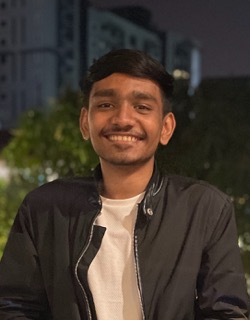
//> input picture Project1/test.jpeg, 250 x 320 px
$ ./main   (built with g++ and OpenCV 4)
//> lines starting //> are read from the running program, lines starting //| are printed output that depends on the picture
### Project1/filter.h
//
//  filter.h
//  Project1
//
//  Created by DB on 2/5/23.
//

int greyscale( cv::Mat &src, cv::Mat &dst );

int opencvGreyscale( cv::Mat &src, cv::Mat &dst );

int blur5x5( cv::Mat &src, cv::Mat &dst );

int sobelX3x3( cv::Mat &src, cv::Mat &dst );

int sobelY3x3( cv::Mat &src, cv::Mat &dst );

int magnitude( cv::Mat &sx, cv::Mat &sy, cv::Mat &dst );

int blurQuantize( cv::Mat &src, cv::Mat &dst, int levels );

int cartoon( cv::Mat &src, cv::Mat&dst, int levels, int magThreshold );

int increaseBrightness( cv::Mat &src, cv::Mat&dst );

int decreaseBrightness( cv::Mat &src, cv::Mat&dst );

### Project1/vidDisplay.h
//
//  vidDisplay.h
//  Project1
//
//  Created by DB on 2/5/23.
//

int displayLiveVideoFeed(cv::VideoCapture *capdev);

const std::string currentDateTime();

### Project1/imgDisplay.h
//
//  imgDisplay.h
//  Project1
//
//  Created by DB on 2/4/23.
//

int displayImage(cv::Mat &src);

### Project1/filter.cpp
//
//  filter.cpp
//  Project1
//
//  Created by DB on 2/5/23.
//

#include <stdio.h>
#include <opencv2/opencv.hpp>
#include "filter.h"

// task 4
// [21 lines left out: function greyscale, not called in this run]

// task 3
int opencvGreyscale(cv::Mat &src, cv::Mat &dst){
    cv::cvtColor(src, dst, cv::COLOR_BGR2GRAY );
    return 0;
}

// task 5
// [78 lines left out: functions blur5x5, sobelX3x3, not called in this run]

// task 6
int sobelY3x3( cv::Mat &src, cv::Mat &dst ){
    if(!src.data){
        std::printf("No data from Video Source!\n");
        return -1;
    }
    // initialize to zero
    dst = cv::Mat::zeros(src.size(), CV_16SC3);
    cv::Mat temp = cv::Mat::zeros(src.size(), CV_16SC3);
    // vertical
    int y_v[] = {1,0,-1};
    // horizontal
    int y_h[] = {1,2,1};
    // apply hoizontal
    for(int i = 1; i < src.rows-1; i++){
        cv::Vec3b *rptr = src.ptr<cv::Vec3b>(i);
        cv::Vec3s *dptr = temp.ptr<cv::Vec3s>(i);
        for(int j = 1; j < src.cols-1; j++){
            for(int color = 0; color < 3; color++){
                dptr[j][color] = ((rptr[j-1][color]*y_h[0])+(rptr[j][color]*y_h[1])+(rptr[j+1][color]*y_h[2]));
            }
        }
    }
    // apply vertical
    for(int i = 1; i < src.rows-1; i++){
        cv::Vec3s *rptrm1 = temp.ptr<cv::Vec3s>(i-1);
        cv::Vec3s *rptr = temp.ptr<cv::Vec3s>(i);
        cv::Vec3s *rptrp1 = temp.ptr<cv::Vec3s>(i+1);
        cv::Vec3s *dptr = dst.ptr<cv::Vec3s>(i);
        for(int j = 1; j < src.cols-1; j++){
            for(int color = 0; color < 3; color++){
                dptr[j][color] = ((rptrm1[j][color]*y_v[0])+(rptr[j][color]*y_v[1])+(rptrp1[j][color]*y_v[2]));
            }
        }
    }
    cv::convertScaleAbs(dst, dst);
    return 0;
}

// task 7
// [108 lines left out: functions magnitude, blurQuantize, cartoon, increaseBrightness, decreaseBrightness, not called in this run]

### Project1/vidDisplay.cpp
//
//  vidDisplay.cpp
//  Project1
//
//  Created by DB on 2/5/23.
//

#include <stdio.h>
#include <opencv2/opencv.hpp>
#include "vidDisplay.h"
#include "filter.h"

int displayLiveVideoFeed(cv::VideoCapture *capdev){
    cv::namedWindow("Live Video", 1);
    cv::Mat originalFrame;
    // filtered frame / modified frame
    cv::Mat filteredFrame;
    // get some properties of the image
   cv::Size refS( (int) capdev->get(cv::CAP_PROP_FRAME_WIDTH ),
                  (int) capdev->get(cv::CAP_PROP_FRAME_HEIGHT));
   printf("Expected size: %d %d\n", refS.width, refS.height);

    // turn filter on/off
    bool filterOn;
    // store the char for the filter selected
    char lastFilterSelected;
    filterOn = false;
    // o --> original
    lastFilterSelected = 'o';
    for(;;) {
        *capdev >> originalFrame; // get a new frame from the camera, treat as a stream
        if(originalFrame.empty()) {
            printf("Frame is empty\n");
            break;
        }
        //if filter is on display filter frame
        if (filterOn && lastFilterSelected != 'o') {
            if(lastFilterSelected == 'g'){
                opencvGreyscale(originalFrame, filteredFrame);
            }
            else if (lastFilterSelected == 'h'){
                greyscale(originalFrame, filteredFrame);
            }
            else if (lastFilterSelected == 'b'){
                blur5x5(originalFrame, filteredFrame);
            }
            else if (lastFilterSelected == 'x'){
                sobelX3x3(originalFrame, filteredFrame);
            }
            else if (lastFilterSelected == 'y'){
                sobelY3x3(originalFrame, filteredFrame);
            }
            else if (lastFilterSelected == 'm'){
                cv::Mat sx,sy;
                sobelX3x3(originalFrame, sx);
                sobelY3x3(originalFrame, sy);
                magnitude(sx, sy, filteredFrame);
            }
            else if (lastFilterSelected == 'i'){
                int levels;
                levels = 10;
                blurQuantize(originalFrame, filteredFrame, levels);
            }
            else if (lastFilterSelected == 'c'){
                int levels, magThreshold;
                levels = 10;
                magThreshold = 20;
                cartoon(originalFrame, filteredFrame, levels, magThreshold);
            }
            else if (lastFilterSelected == '+'){
                increaseBrightness(originalFrame, filteredFrame);
            }
            else if (lastFilterSelected == '-'){
                decreaseBrightness(originalFrame, filteredFrame);
            }
            originalFrame = filteredFrame;
        }
        cv::imshow("Live Video", originalFrame);

        // see if there is a waiting keystroke
        char key = cv::waitKey(10);
        if( key == 'q') {
            // to quit
            delete capdev;
            cv::destroyWindow("Live Video");
            return 0;
        }
        else if (key == 's'){
            // to save a frame
            std::string filename;
            filename = currentDateTime();
            filename = filename.append(".jpeg");
            cv::imwrite(filename, originalFrame);
            printf("Screenshot saved!\n");
        }
        // get original feed in color
        else if (key == 'o'){
            filterOn = false;
            lastFilterSelected = key;
        }
        else if (key == 'g'){
            // turning grey filter on and off
            filterOn = !filterOn;
            lastFilterSelected = key;
        }
        else if (key == 'h'){
            // alternative grey filter
            filterOn = !filterOn;
            lastFilterSelected = key;
        }
        else if (key == 'b'){
            // gausian 5x5 blur filter
            filterOn = !filterOn;
            lastFilterSelected = key;
        }
        else if (key == 'x'){
            // X Sobel
            filterOn = !filterOn;
            lastFilterSelected = key;
        }
        else if (key == 'y'){
            // Y Sobel
            filterOn = !filterOn;
            lastFilterSelected = key;
        }
        else if (key == 'm'){
            // color gradient
            filterOn = !filterOn;
            lastFilterSelected = key;
        }
        else if(key == 'i'){
            // blur and qunatize a color image
            filterOn = !filterOn;
            lastFilterSelected = key;
        }
        else if(key == 'c'){
            // blur and qunatize a color image
            filterOn = !filterOn;
            lastFilterSelected = key;
        }
        else if (key == '+'){
            // increase brightness by 50
            filterOn = !filterOn;
            lastFilterSelected = key;
        }
        else if (key == '-'){
            // decrease brightness by 50
            filterOn = !filterOn;
            lastFilterSelected = key;
        }
    }
    return 0;
}

// method to get current date and time so we can use it name the screenshot and save it.
// [10 lines left out: function currentDateTime, not called in this run]

### Project1/imgDisplay.cpp
//
//  imgDisplay.cpp
//  Project1
//
//  Created by DB on 2/4/23.
//

#include <stdio.h>
#include <opencv2/opencv.hpp>
#include "imgDisplay.h"


// method to display a image from the file in a window
// input - image data as a Mat
int displayImage(cv::Mat &src){

    // create a window
    cv::namedWindow("Default Image",1);

    // show the window and image
    cv::imshow("Default Image", src);

    return 0;
}

### Project1/main.cpp
//
//  main.cpp
//  Project1
//
//  Created by DB on 2/4/23.
//

#include <stdio.h>
#include <opencv2/opencv.hpp>
#include "imgDisplay.h"
#include "vidDisplay.h"

int main(int argc,char *argv[]){
    // code execution starts here
    std::printf("Welcome to Project-1\n");
    std::printf("Enter the name of the image you want to import:\n");
    char nameOfImage[256];
    // get user input for image
    std::scanf("%s",nameOfImage);
//> the answer given: test.jpeg
    cv::Mat src;
    // read image data
    src = cv::imread(nameOfImage);
//> src is the input picture: 320 rows x 250 cols, CV_8UC3; mean B, G, R 48.8, 58.4, 68.9
    // if no data then quit with a message
    if(src.data == NULL){
        std::printf("Incorrect filename: %s\n",nameOfImage);
        exit(-1);
    }
    // call method to display the image in a window
    displayImage(src);

    // capturing device for LIVE VIDEO FEED
    cv::VideoCapture *capdev;
    // open the video device
    capdev = new cv::VideoCapture(0);
    if( !capdev->isOpened() ) {
            printf("Unable to open video device\n");
            return(-1);
    }
    // liveEnded = 1  ----> not ended
    // liveEnded = 0  ----> ended
    int liveEnded = 1;
    liveEnded = displayLiveVideoFeed(capdev);
//> the key 'g' is pressed
//> in opencvGreyscale, `cv::cvtColor(src, dst, cv::COLOR_BGR2GRAY );`:
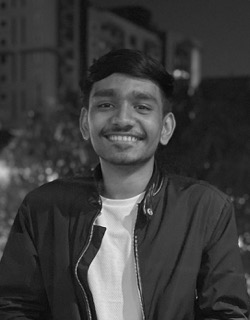
//> dst: 320 rows x 250 cols, CV_8UC1; min 4, max 240, mean 60.4
//> the key 'b' is pressed
//> the key 'y' is pressed
//> after the loop in sobelY3x3, `for(int i = 1; i < src.rows-1; i++)`:
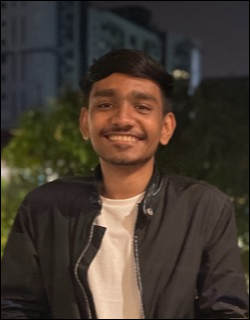
//> temp: 320 rows x 250 cols, CV_16SC3; mean B, G, R 192.6, 230.3, 272.1; drawn with min black and max white
//> after the loop in sobelY3x3, `for(int i = 1; i < src.rows-1; i++)`:
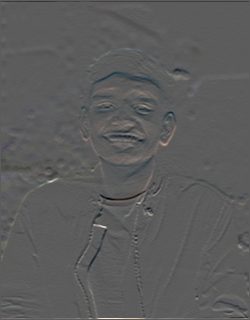
//> dst: 320 rows x 250 cols, CV_16SC3; mean B, G, R -0.1, -0.2, -0.4; drawn with min black and max white
//> in sobelY3x3, `cv::convertScaleAbs(dst, dst);`:
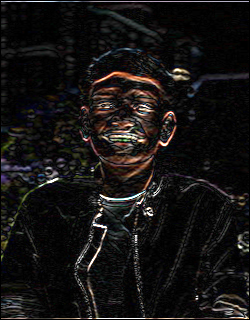
//> dst: 320 rows x 250 cols, CV_8UC3; mean B, G, R 19.1, 19.7, 21.7
//> the 'q' key is pressed
    // for loop to keep the program running
    for(;;){
        // check if live ended
        if(liveEnded == 0){
            std::printf("Quitting\n");
            break;
        }
        // wait for a key press
        char key;
        key = (char) cv::waitKey(0);
        // handle quit condition
        if(key == 'q'){
            std::printf("Quitting\n");
            break;
        }
        // handle wrong key stroke
        else{
            std::printf("Wrong Key Entered: %c\n",key);
        }
    }
    cv::destroyAllWindows();
    return 0;
}
